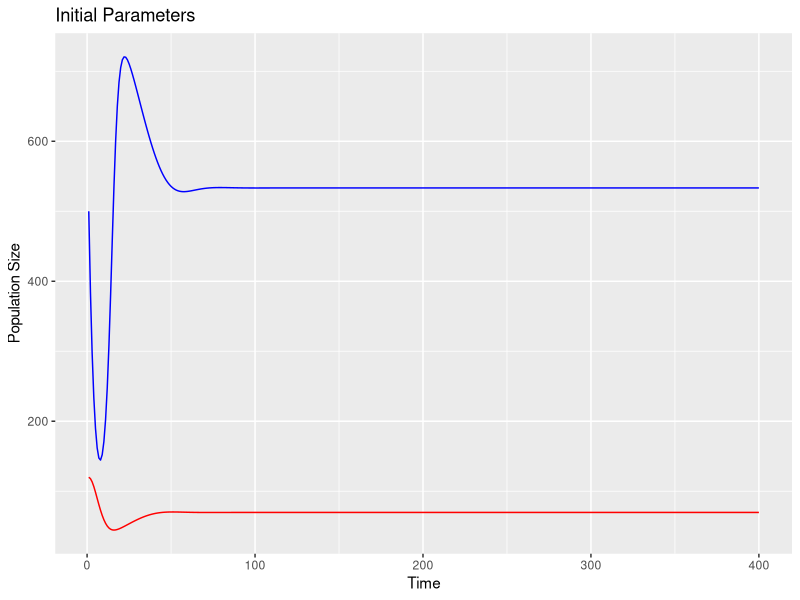
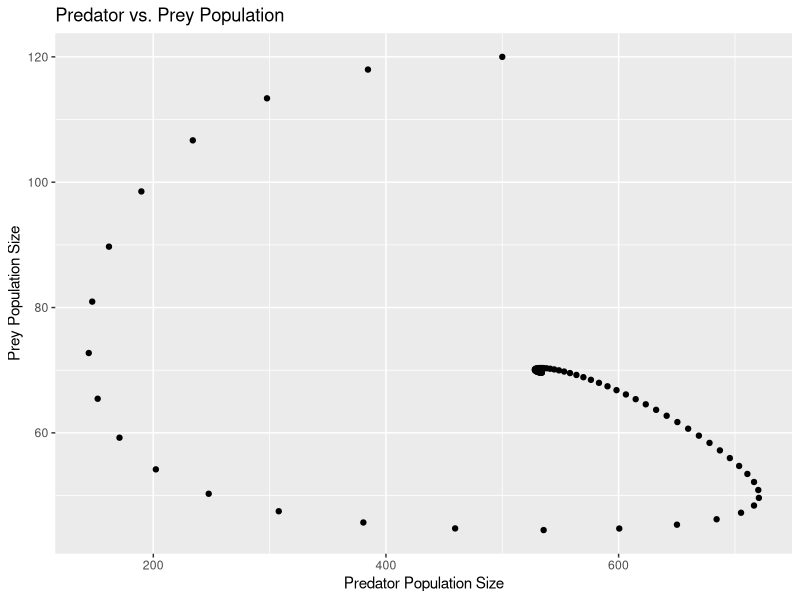
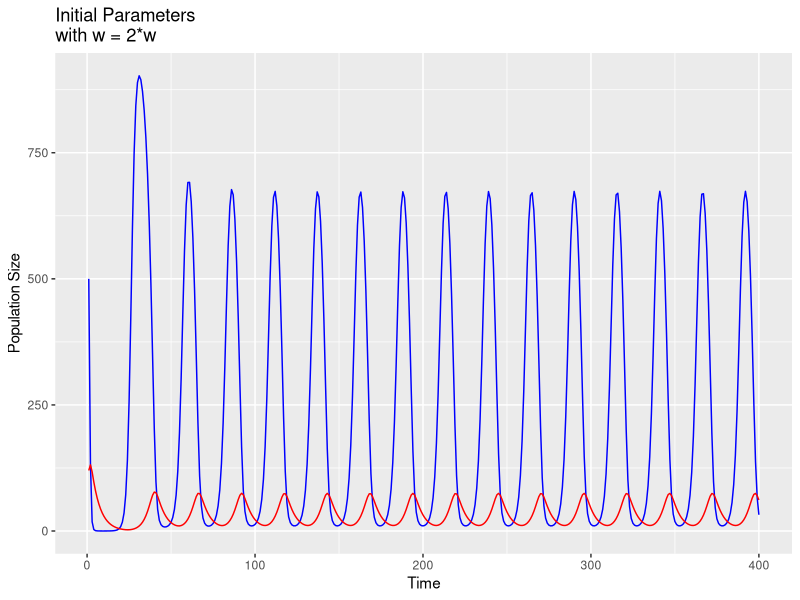
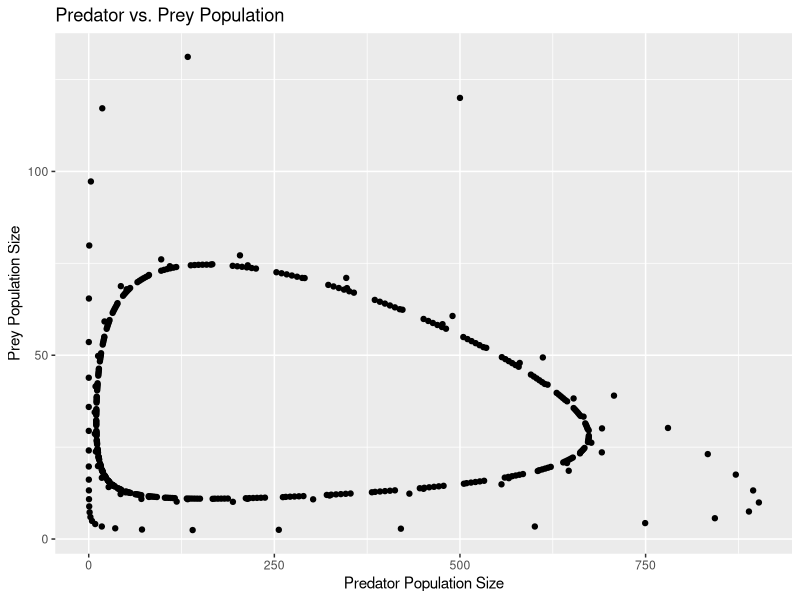
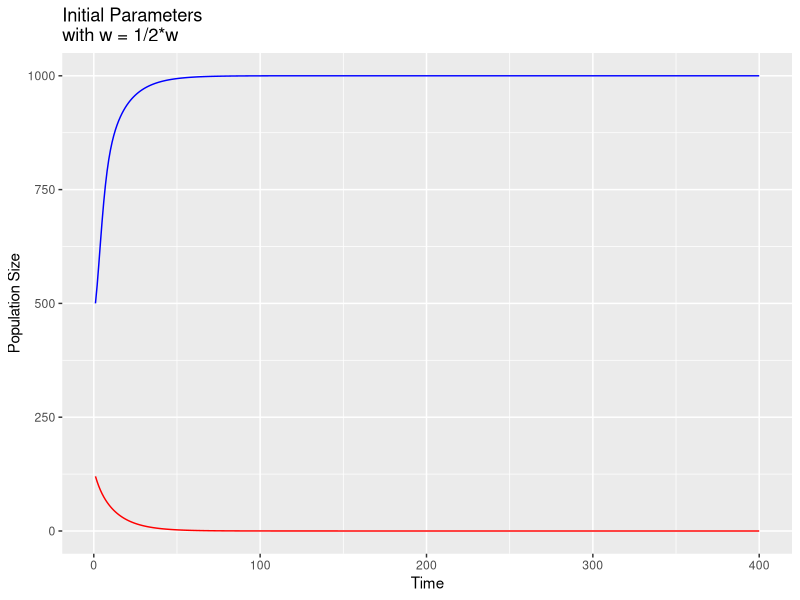
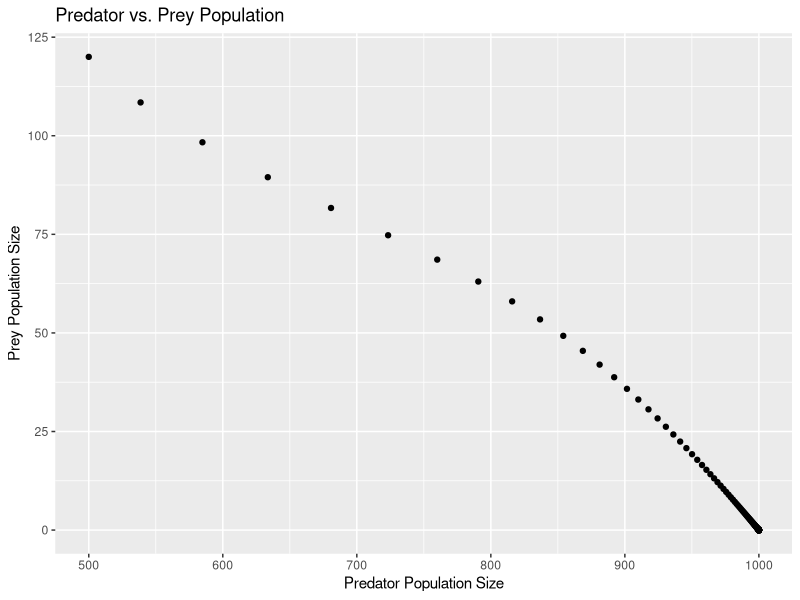
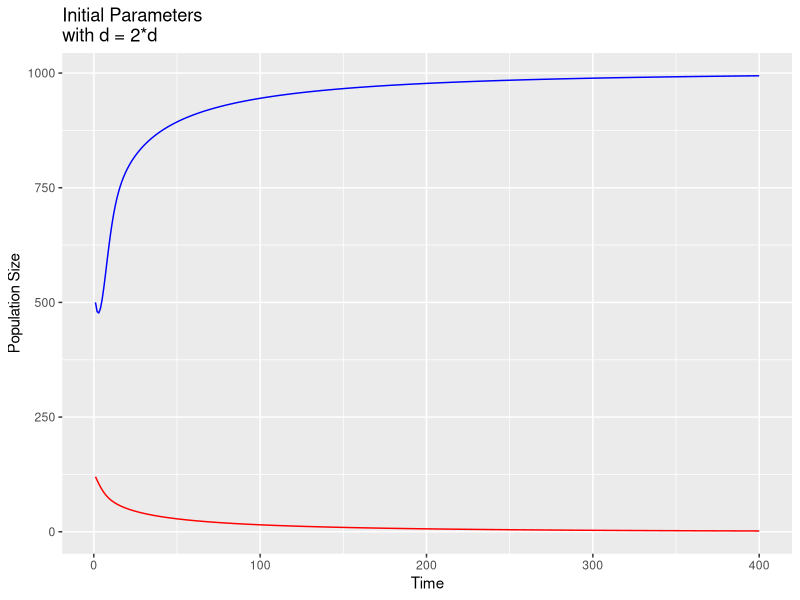
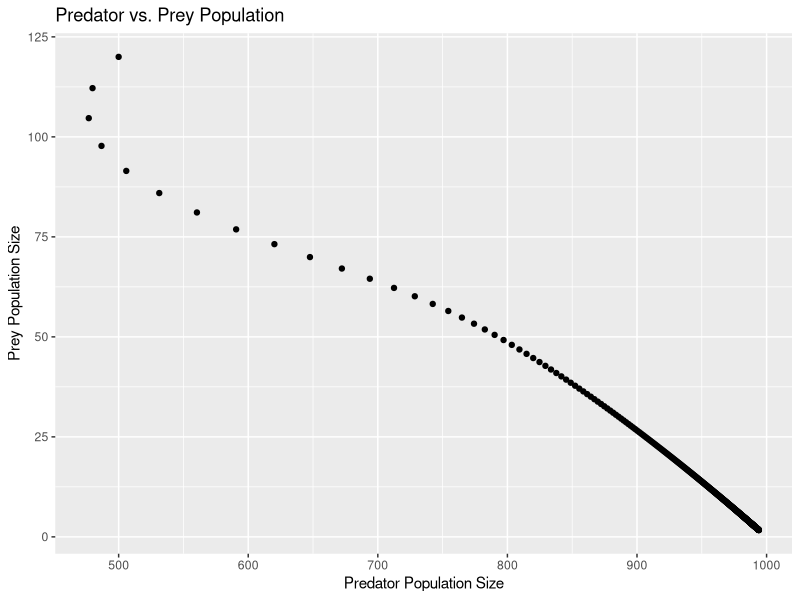

Source code (R) for these figures, in order:
library(deSolve)
library(ggplot2)

### Function for Rosenzweig-MacArthur Predator/Prey Equations ###
ddRM <- function (t,y,p){
  
  #Unpack State Variables
  H = y[1] #Prey
  P = y[2] #Predator
  
  #Unpack Model Parameters
  b = p[1] #Prey birth rate
  e = p[2] #Conversion efficency of prey to predator
  s = p[3] #Predator death rate
  w = p[4] #Predator attack rate 
  d = p[5] #Density of prey when predator's kill rate is 1/2*max
  alpha = p[6] #Prey self-limiting term
  
  #Defining Rates of Change
  dHdt = b*H*(1 - alpha*H) - w*H/(d + H)*P #Rate of Prey population over time
  dPdt = e*w*H/(d + H)*P- s*P #Rate of Predator population over time
  
  return(list(c(dHdt, dPdt)))
}

### Defining Initial Parameters ###
b = 0.8
e = 0.07
s = 0.2
w = 5
d = 400
alpha = 0.001
params = c(b, e, s, w, d, alpha)

H0 = 500
P0 = 120
Y0 = c(H0, P0)

times = 1:400

### Simulating model with Inital conditions
modelSim = ode(y=Y0, times = times, func = ddRM, parms = params)

#Subsetting the Results
modelOutput = data.frame(time=modelSim[,1],H=modelSim[,2],P = modelSim[,3])

#Graphing the Results
ggplot(modelOutput) + 
  geom_line(aes(x = time, y = H), colour = "blue") + 
  geom_line(aes(x = time, y = P), colour = "red") + 
  ggtitle("Initial Parameters") +
  labs(y="Population Size", x = "Time")
ggplot(modelOutput, aes(H,P)) + geom_point() + 
  ggtitle("Predator vs. Prey Population") +
  labs(y="Prey Population Size", x = "Predator Population Size")

### Changing Parameters ### 

##W - the Predator Attack Rate
w1 = 2*w
w2 = 1/2*w

#w1
params = c(b, e, s, w1, d, alpha)
modelSim = ode(y=Y0, times = times, func = ddRM, parms = params)

#Subsetting the Results
modelOutput = data.frame(time=modelSim[,1],H=modelSim[,2],P = modelSim[,3])

#Graphing the Results
ggplot(modelOutput) + 
  geom_line(aes(x = time, y = H), colour = "blue") + 
  geom_line(aes(x = time, y = P), colour = "red") + 
  ggtitle("Initial Parameters \nwith w = 2*w") +
  labs(y="Population Size", x = "Time")
ggplot(modelOutput, aes(H,P)) + geom_point() + 
  ggtitle("Predator vs. Prey Population") +
  labs(y="Prey Population Size", x = "Predator Population Size")

#w2
params = c(b, e, s, w2, d, alpha)
modelSim = ode(y=Y0, times = times, func = ddRM, parms = params)

#Subsetting the Results
modelOutput = data.frame(time=modelSim[,1],H=modelSim[,2],P = modelSim[,3])

#Graphing the Results
ggplot(modelOutput) + 
  geom_line(aes(x = time, y = H), colour = "blue") + 
  geom_line(aes(x = time, y = P), colour = "red") +
  ggtitle("Initial Parameters \nwith w = 1/2*w") +
  labs(y="Population Size", x = "Time")
ggplot(modelOutput, aes(H,P)) + geom_point() + 
  ggtitle("Predator vs. Prey Population") +
  labs(y="Prey Population Size", x = "Predator Population Size")

##d - Prey population when predator kill rate is 1/2*max
d1 = 2*d
d2 = 1/2*d


#d1
params = c(b, e, s, w, d1, alpha)
modelSim = ode(y=Y0, times = times, func = ddRM, parms = params)

#Subsetting the Results
modelOutput = data.frame(time=modelSim[,1],H=modelSim[,2],P = modelSim[,3])

#Graphing the Results
ggplot(modelOutput) + 
  geom_line(aes(x = time, y = H), colour = "blue") + 
  geom_line(aes(x = time, y = P), colour = "red") + 
  ggtitle("Initial Parameters \nwith d = 2*d") +
  labs(y="Population Size", x = "Time")
ggplot(modelOutput, aes(H,P)) + geom_point() + 
  ggtitle("Predator vs. Prey Population") +
  labs(y="Prey Population Size", x = "Predator Population Size")

#d2
params = c(b, e, s, w, d2, alpha)
modelSim = ode(y=Y0, times = times, func = ddRM, parms = params)

#Subsetting the Results
modelOutput = data.frame(time=modelSim[,1],H=modelSim[,2],P = modelSim[,3])

#Graphing the Results
ggplot(modelOutput) + 
  geom_line(aes(x = time, y = H), colour = "blue") + 
  geom_line(aes(x = time, y = P), colour = "red") +
  ggtitle("Initial Parameters \nwith d = 1/2*d") +
  labs(y="Population Size", x = "Time")
ggplot(modelOutput, aes(H,P)) + geom_point() + 
  ggtitle("Predator vs. Prey Population") +
  labs(y="Prey Population Size", x = "Predator Population Size")



##alpha - Prey self-limiting factor 
alpha1 = 2*alpha
alpha2 = 1/2*alpha


#alpha1
params = c(b, e, s, w, d, alpha1)
modelSim = ode(y=Y0, times = times, func = ddRM, parms = params)

#Subsetting the Results
modelOutput = data.frame(time=modelSim[,1],H=modelSim[,2],P = modelSim[,3])

#Graphing the Results
ggplot(modelOutput) + 
  geom_line(aes(x = time, y = H), colour = "blue") + 
  geom_line(aes(x = time, y = P), colour = "red") + 
  ggtitle("Initial Parameters \nwith alpha = 2*alpha") +
  labs(y="Population Size", x = "Time")
ggplot(modelOutput, aes(H,P)) + geom_point() + 
  ggtitle("Predator vs. Prey Population") +
  labs(y="Prey Population Size", x = "Predator Population Size")

#alpha2
params = c(b, e, s, w, d, alpha2)
modelSim = ode(y=Y0, times = times, func = ddRM, parms = params)

#Subsetting the Results
modelOutput = data.frame(time=modelSim[,1],H=modelSim[,2],P = modelSim[,3])

#Graphing the Results
ggplot(modelOutput) + 
  geom_line(aes(x = time, y = H), colour = "blue") + 
  geom_line(aes(x = time, y = P), colour = "red") +
  ggtitle("Initial Parameters \nwith alpha = 1/2*alpha") +
  labs(y="Population Size", x = "Time")
ggplot(modelOutput, aes(H,P)) + geom_point() + 
  ggtitle("Predator vs. Prey Population") +
  labs(y="Prey Population Size", x = "Predator Population Size")


### Explaining Parameters ###
  
# ---------------
# Prey Birth Rate
# ---------------

# At low birth rate (0.2-1.6)
# Prey and Predator population will decrease initially before increase in prey then increase in predator to equilibrium
  # Predator death due to starvation
  # Starvation period allows Prey population to increase to self-limiting density
  # Increase in Prey population allows Predator population to increase to capacity
  # Prey population decreases to equilibrium capacity due to Predator Population

# At high birth rate (2.0-3.2)
# Prey birthrate increases to self-limiting density before Predator decreases Prey rate to equilibrium
  # Initial Predator population does not require as much Prey to sustain itself, therefore
  # Prey population reaches self-limiting density
  # Predator population will continue to increase until capacity is reached
  # Capacity for Prey and Predator will increase as birth rate of prey increases

  
# -----------------------------------------
# Conversion efficiency of Prey to Predator
# -----------------------------------------

# Low efficiency conversion (0.0175-0.0525)
  # Rate of Prey will initially decrease because Predator is present in system
  # Rate of Predator decreases because of efficiency to convert energy to more Predator
  # Population of Predator will decrease to 0 as Prey population increases to self-limiting density 
      # Rate to capacity determined by other parameters in the function

# Medium efficiency conversion and mutual equilibrium (0.07-0.0875)
  # Rate of Prey and Predator will oscillate
      # Prey population drops as Predator starts consuming
      # Predator reaches a population size that is not sustained by the amount of Prey
          # Predator population will decrease
      # Prey will bounce back and cycle will begin again
  # Prey and Predator will eventually reach a stable equilibrium

# High efficiency conversion (0.1050-0.28)
  # Rate of exchange from Prey to Predator occurs too quickly
  # System will change from decreasing Prey and increasing Predator until Predator density is reached
  # Predators will decrease from starvation or lack of Prey to support system until Prey numbers bounch back
  # Increase in efficiency will increase maximum capacity of predator
 
  
# -------------------
# Predator Death Rate
# -------------------
  
# Low Death Rate (0.05-0.2)
  # Low death rate leads to depletion of Prey population
  # Decrease in Prey population decreases Predator density limit
  # Oscillation of both population until equilibrium is reached, or will continue to oscillate between capacity and 0
  
# High Death Rate (0.25-0.8)
  # Initial dip in Prey population results from initial Predator population
  # High death rate results in eradication of Predator and increase of Prey Population to self-limiting density
  

# -------------------
# Predator Attack Rate
# -------------------

# Low Attack Rate 
  # Low attack rate means that predators cannot sustain themselves, and their population goes to zero
  # Prey population reach self-limiting equilibrium

# High Attack Rate
  # Predators are able to survive
  # High attack rate implies that prey will be driven to a small population. Predators can't survive if prey population is small, so they decreases
  # As predator population decreases, prey population is able to increase. The cyle repeats
  # Long-term behaivor is stable equilibrium

# ---------------
# Prey Denisty to Maximize Predator Attack
# ---------------
  
# Low d values
  # Predator population can maximize attack rate more easily
  # Maximizing attack rate drives prey population down
  # Small prey population hurts the predators, so predators decrease
  # The system oscillates 
  
# High d values 
  # Predators cannot reach an attack rate that sustains their population
  # Predator population goes to zero; prey go to carrying capacity
  
# -----------------------------------------
# Carrying Capacity/Alpha (alpha = 1/k)
# -----------------------------------------
  
# Low alpha
  # Low alpha implies higher carrying capacity of prey
  # Higher carrying capacity implies higher population; this sustains predators
  # System oscillates
  
# High alpha
  # Carrying Capacity is lower, and predators cannot sustain themseleves when there are less prey
  # Prey go to their carrying capacity 
